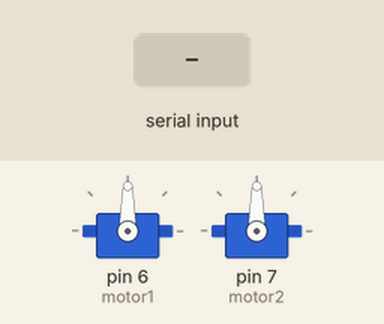
This sketch was run on a simulated Arduino Uno, built with avr-gcc and run on an emulated ATmega328P. Parts: 2 × servo. The inputs (shaded band) are chosen by the test bench.

Above: at 1.2 s.
1.3 s: "w" received over Serial
At 2.5 s:
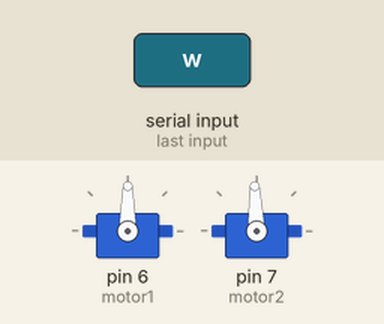
2.8 s: "a" received over Serial
At 3.6 s:
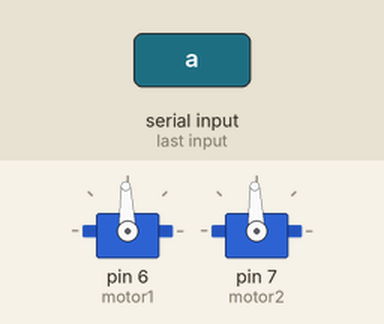
Timing chart, 0 to 5.8 s (numbered marks = the images above; inputs shaded):
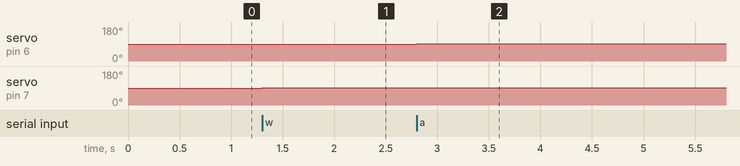

Measured:
- after the input at 1.3 s, servo on pin 7 (motor2): 90° → 92° at once
- after the input at 2.8 s, servo on pin 6 (motor1): 90° → 92° at once

The sketch:

ButtonControl.ino
```cpp
#include <Servo.h> //Biblioteca Servo
#include <time.h>
Servo motor1;
Servo motor2;//variavel servo
int angulo1,angulo2; //angulo inicial do motor
int anguloBase;//Posicionamento Inicial
double unidadeBaseGiro;//Segundos por Grau
double tempoDeGiro;
int lixo,i=0,val[6];
String dado;
char command;


void setup(){
  Serial.begin(9600);//frequência da porta serial
  motor1.attach(6);//Motor ligado no pino 6
  motor2.attach(7);
  angulo1=90; //angulo inicial do motor
  angulo2=90;
  motor1.write(angulo1);
  motor2.write(angulo2);
  anguloBase=0;//Posicionamento Inicial
  unidadeBaseGiro=3.35;//Milisegundos por Grau
  tempoDeGiro=0;
  i=0;
}

/*int getInt(String texto)
{
int temp = texto.length() + 1;
char buffer[temp];
texto.toCharArray(buffer, temp);
int num = atoi(buffer);
return num;
}*/

void loop(){
  if(Serial.available() > 0){ //verifica se existe comunicação com a porta seria)
     command = Serial.read();
     if (command == 'w')
     {
      if(angulo2<180)
      angulo2 += 2;
      motor2.write(angulo2);
     }
      if (command == 's')
     {
      if(angulo2>0)
      angulo2 -= 2;
      motor2.write(angulo2);
     }
       if (command == 'a')
     {
       if(angulo1<180)
        angulo1+=2;
        motor1.write(angulo1);

     }  if (command == 'd')
     {
      if(angulo1>0)
        angulo1-=2;
        motor1.write(angulo1);
     }

  }
}
```
